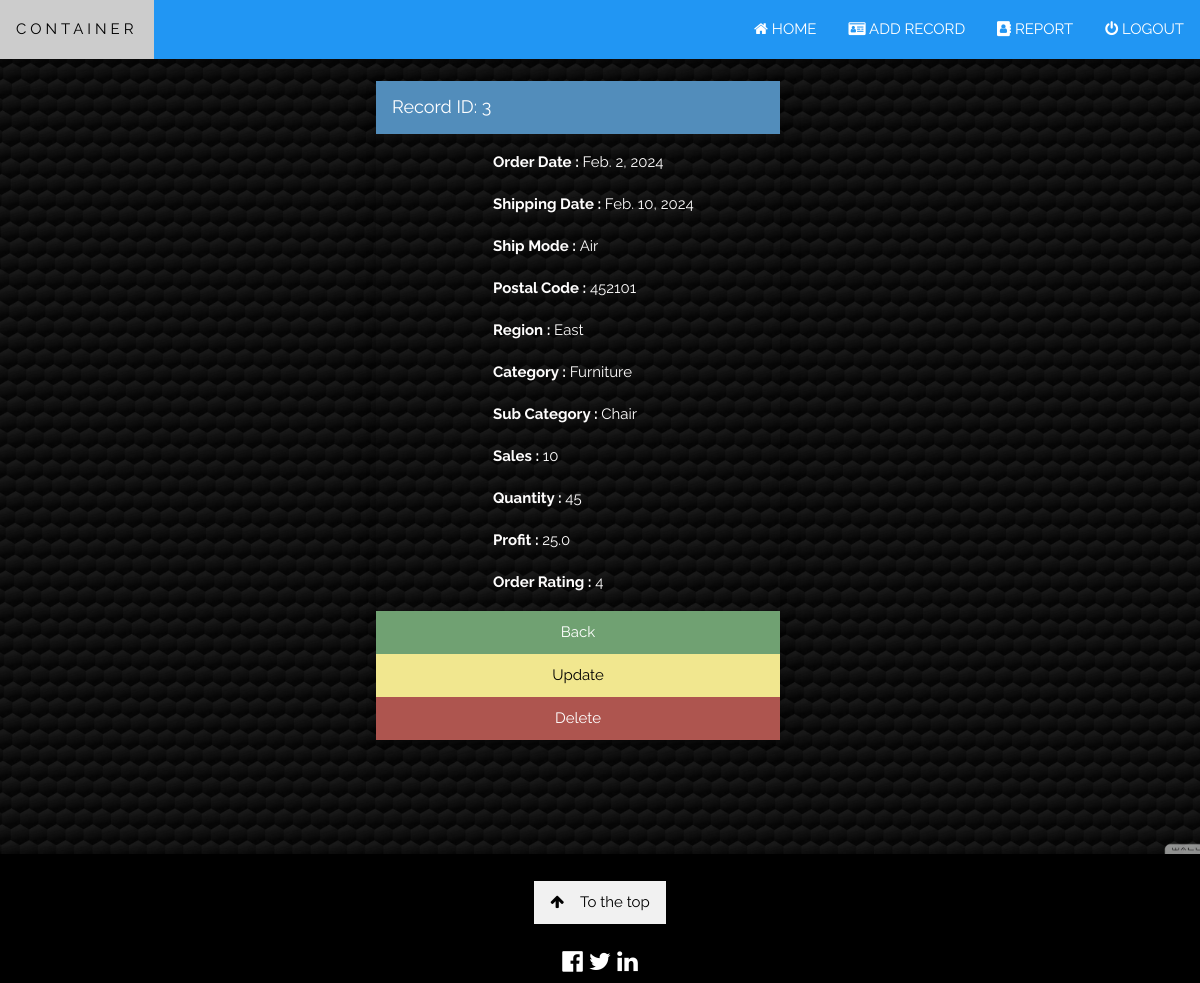
Screenshot of /record/3 (signed in) with the database file from the repository.
### crud/models.py (models this page shows, shortened)
class Record(models.Model):
    order_date = models.DateField()
    shipping_date = models.DateField()
    ship_mode = models.CharField(max_length=50)
    postal_code = models.IntegerField()
    region = models.CharField(max_length=20)
    category = models.CharField(max_length=30)
    sub_category = models.CharField(max_length=20)
    sales = models.IntegerField()
    quantity = models.IntegerField()
    profit = models.FloatField()
    order_rating = models.IntegerField()

### crud/views.py (the view)
# urls.py: path('record/<int:pk>', views.customer_record, name='record'),
@login_required(login_url='signin')
def customer_record(request, pk):
	if request.user.is_authenticated:
		customer_record = Record.objects.get(id=pk)
		return render(request, 'record.html', {'customer_record':customer_record})
	else:
		messages.success(request, "You Must Be Logged In To View That Page...")
		return redirect('home')

### templates/record.html (shortened to what this page needs)
{% load static %}
<!DOCTYPE html>
<html>
<head>
    <link rel="stylesheet" href="{% static '/css/w3.css' %}">
    <link rel="stylesheet" href="https://cdnjs.cloudflare.com/ajax/libs/font-awesome/4.7.0/css/font-awesome.min.css">
</head>
<body>
    <div class="w3-top">
        <div class="w3-bar w3-blue w3-card" id="myNavbar">
            <a href="{% url 'home' %}" class="w3-bar-item w3-button w3-wide">CONTAINER</a>
            <div class="w3-right w3-hide-small">
                <a href="{% url 'home' %}" class="w3-bar-item w3-button"><i class="fa fa-home"></i> HOME</a>
                <a href="{% url 'add_record' %}" class="w3-bar-item w3-button"><i class="fa fa-drivers-license"></i> ADD RECORD</a>
                <a href="{% url 'report' %}" class="w3-bar-item w3-button"><i class="fa fa-address-book"></i> REPORT</a>
                <a href="{% url 'signout' %}" class="w3-bar-item w3-button"><i class="fa fa-power-off"></i> LOGOUT</a>
            </div>
        </div>
    </div>
    <br><br>
    <header class="bgimg-1 w3-display-container w3-grayscale-min" id="home">
        <br>
        <div class="w3-container" style="margin-left: 30%;">
            <div class="w3-card-4 " style="width:50%">
              <header class="w3-container w3-blue">
                <h5>Record ID: {{ customer_record.id }}</h5>
              </header>
              <div class="w3-container"  style="margin-left: 25%;">
                <p class="card-text"><strong>Order Date    : </strong> {{ customer_record.order_date }}</p>
                <p class="card-text"><strong>Shipping Date : </strong> {{ customer_record.shipping_date }}</p>
                <p class="card-text"><strong>Ship Mode     : </strong> {{ customer_record.ship_mode }}</p>
                <p class="card-text"><strong>Postal Code   : </strong> {{ customer_record.postal_code }}</p>
                <p class="card-text"><strong>Region        : </strong> {{ customer_record.region }}</p>
                <p class="card-text"><strong>Category      : </strong> {{ customer_record.category }}</p>
                <p class="card-text"><strong>Sub Category  : </strong> {{ customer_record.sub_category }}</p>
                <p class="card-text"><strong>Sales         : </strong> {{ customer_record.sales }}</p>
                <p class="card-text"><strong>Quantity      : </strong> {{ customer_record.quantity }}</p>
                <p class="card-text"><strong>Profit        : </strong> {{ customer_record.profit }}</p>
                <p class="card-text"><strong>Order Rating  : </strong> {{ customer_record.order_rating }}</p>
            </div>
            <a href= "{% url 'report' %}" style="text-decoration: none;"><button class="w3-button w3-block w3-green"> Back</button></a>
            <a href= "{% url 'update_record' customer_record.id %}" style="text-decoration: none;"><button class="w3-button w3-block w3-yellow"> Update</button></a>
            <a href="{% url 'delete_record' customer_record.id %}" style="text-decoration: none;"><button class="w3-button w3-block w3-red"> Delete</button></a>
            </div>
          </div>
    </header>
    <footer class="w3-center w3-black w3-padding-28">
        <br>
        <a href="home" class="w3-button w3-light-grey"><i class="fa fa-arrow-up w3-margin-right"></i>To the top</a>
        <div class="w3-xlarge w3-section">
            <i class="fa fa-facebook-official w3-hover-opacity"></i>
            <i class="fa fa-twitter w3-hover-opacity"></i>
            <i class="fa fa-linkedin w3-hover-opacity"></i>
        </div>
    </footer>
</body>
</html>

### static/css/w3.css (style rules this page uses)
html { box-sizing:border-box }
*,*:before,*:after { box-sizing:inherit }
html { -ms-text-size-adjust:100%;-webkit-text-size-adjust:100% }
body { margin:0 }
article,aside,details,figcaption,figure,footer,header,main,menu,nav,section { display:block }
a { background-color:transparent }
b,strong { font-weight:bolder }
button,input,select,textarea,optgroup { font:inherit;margin:0 }
button,input { overflow:visible }
button,select { text-transform:none }
button,[type=button],[type=reset],[type=submit] { -webkit-appearance:button }
html,body { font-family:Verdana,sans-serif;font-size:15px;line-height:1.5 }
html { overflow-x:hidden }
h5 { font-size:18px }
h1,h2,h3,h4,h5,h6 { font-family:"Segoe UI",Arial,sans-serif;font-weight:400;margin:10px 0 }
.w3-wide { letter-spacing:4px }
a { color:inherit }
.w3-btn,.w3-button { border:none;display:inline-block;padding:8px 16px;vertical-align:middle;overflow:hidden;text-decoration:none;color:inherit;background-color:inherit;text-align:center;cursor:pointer;white-space:nowrap }
.w3-btn,.w3-button { -webkit-touch-callout:none;-webkit-user-select:none;-khtml-user-select:none;-moz-user-select:none;-ms-user-select:none;user-select:none }
.w3-tooltip,.w3-display-container { position:relative }
.w3-bar { width:100%;overflow:hidden }
.w3-bar .w3-bar-item { padding:8px 16px;float:left;width:auto;border:none;display:block;outline:0 }
.w3-bar .w3-button { white-space:normal }
.w3-block { display:block;width:100% }
.w3-container:after,.w3-container:before,.w3-panel:after,.w3-panel:before,.w3-row:after,.w3-row:before,.w3-row-padding:after,.w3-row-padding:before, .w3-cell-row:before,.w3-cell-row:after,.w3-clear:after,.w3-clear:before,.w3-bar:before,.w3-bar:after { content:"";display:table;clear:both }
.w3-top,.w3-bottom { position:fixed;width:100%;z-index:1 }
.w3-top { top:0 }
.w3-container,.w3-panel { padding:0.01em 16px }
.w3-card,.w3-card-2 { box-shadow:0 2px 5px 0 rgba(0,0,0,0.16),0 2px 10px 0 rgba(0,0,0,0.12) }
.w3-card-4,.w3-hover-shadow:hover { box-shadow:0 4px 10px 0 rgba(0,0,0,0.2),0 4px 20px 0 rgba(0,0,0,0.19) }
.w3-greyscale-min,.w3-grayscale-min { filter:grayscale(50%) }
.w3-xlarge { font-size:24px!important }
.w3-center { text-align:center!important }
.w3-section,.w3-code { margin-top:16px!important;margin-bottom:16px!important }
.w3-margin-right { margin-right:16px!important }
.w3-right { float:right!important }
.w3-blue,.w3-hover-blue:hover { color:#fff!important;background-color:#2196F3!important }
.w3-green,.w3-hover-green:hover { color:#fff!important;background-color:#4CAF50!important }
.w3-red,.w3-hover-red:hover { color:#fff!important;background-color:#f44336!important }
.w3-yellow,.w3-hover-yellow:hover { color:#000!important;background-color:#ffeb3b!important }
.w3-black,.w3-hover-black:hover { color:#fff!important;background-color:#000!important }
.w3-light-grey,.w3-hover-light-grey:hover,.w3-light-gray,.w3-hover-light-gray:hover { color:#000!important;background-color:#f1f1f1!important }

### rows the page displays
Record: id "3", order_date "Feb. 2, 2024", shipping_date "Feb. 10, 2024", ship_mode "Air", postal_code "452101", region "East", category "Furniture", sub_category "Chair", sales "10", quantity "45", profit "25.0", order_rating "4"
